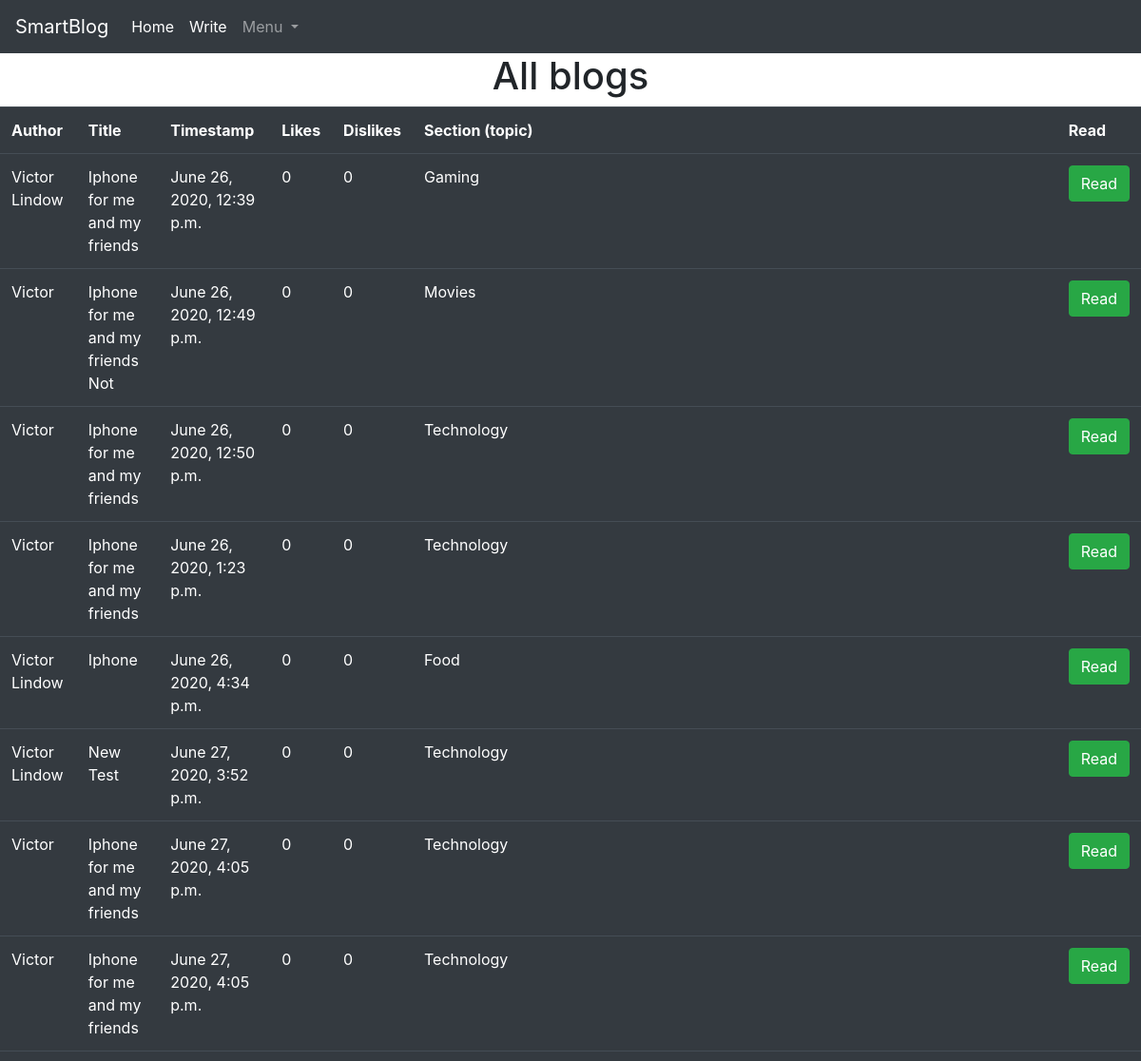
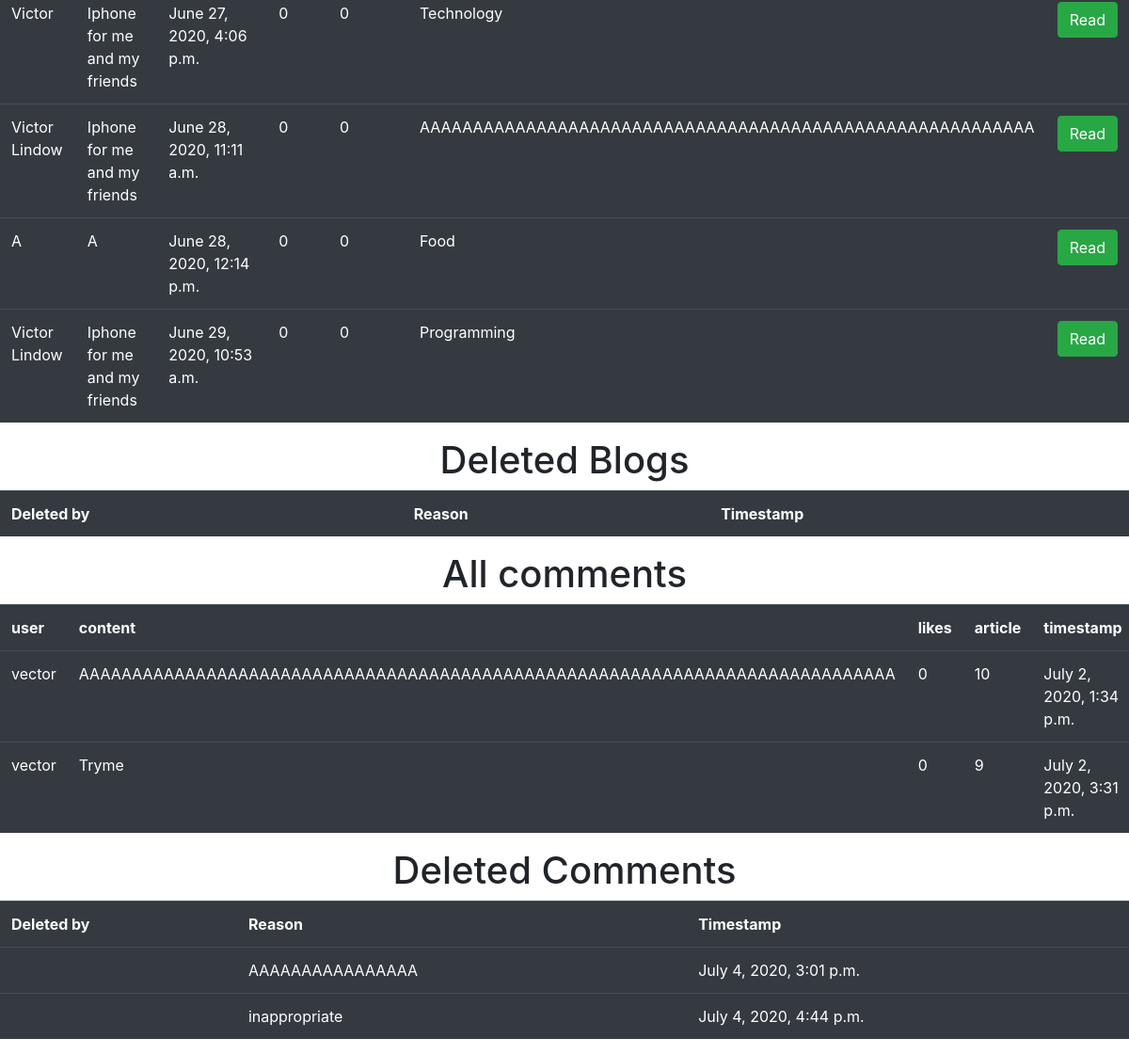
The app's page /dashboard/ (signed in), older data (2 pictures, top to bottom).
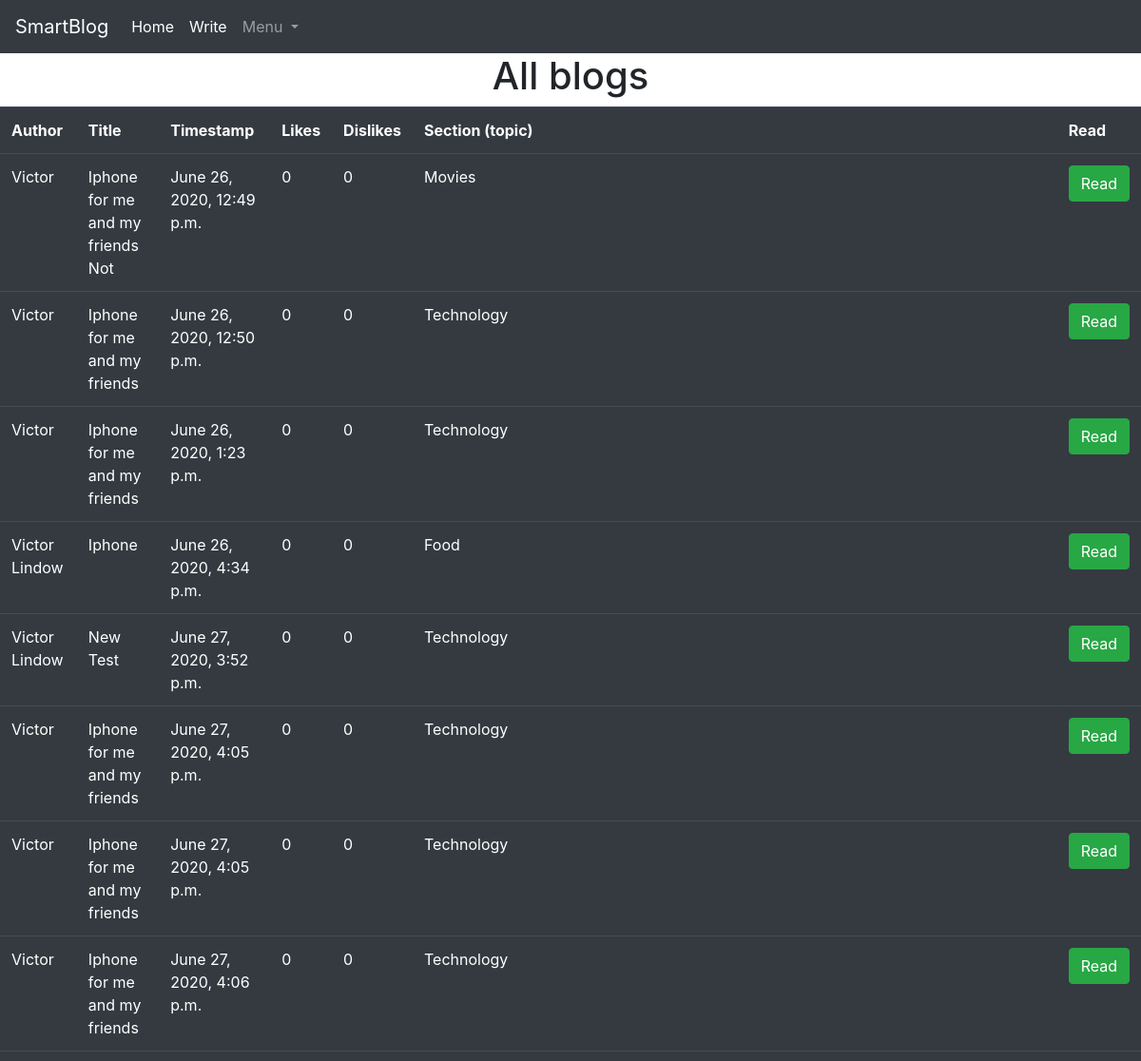
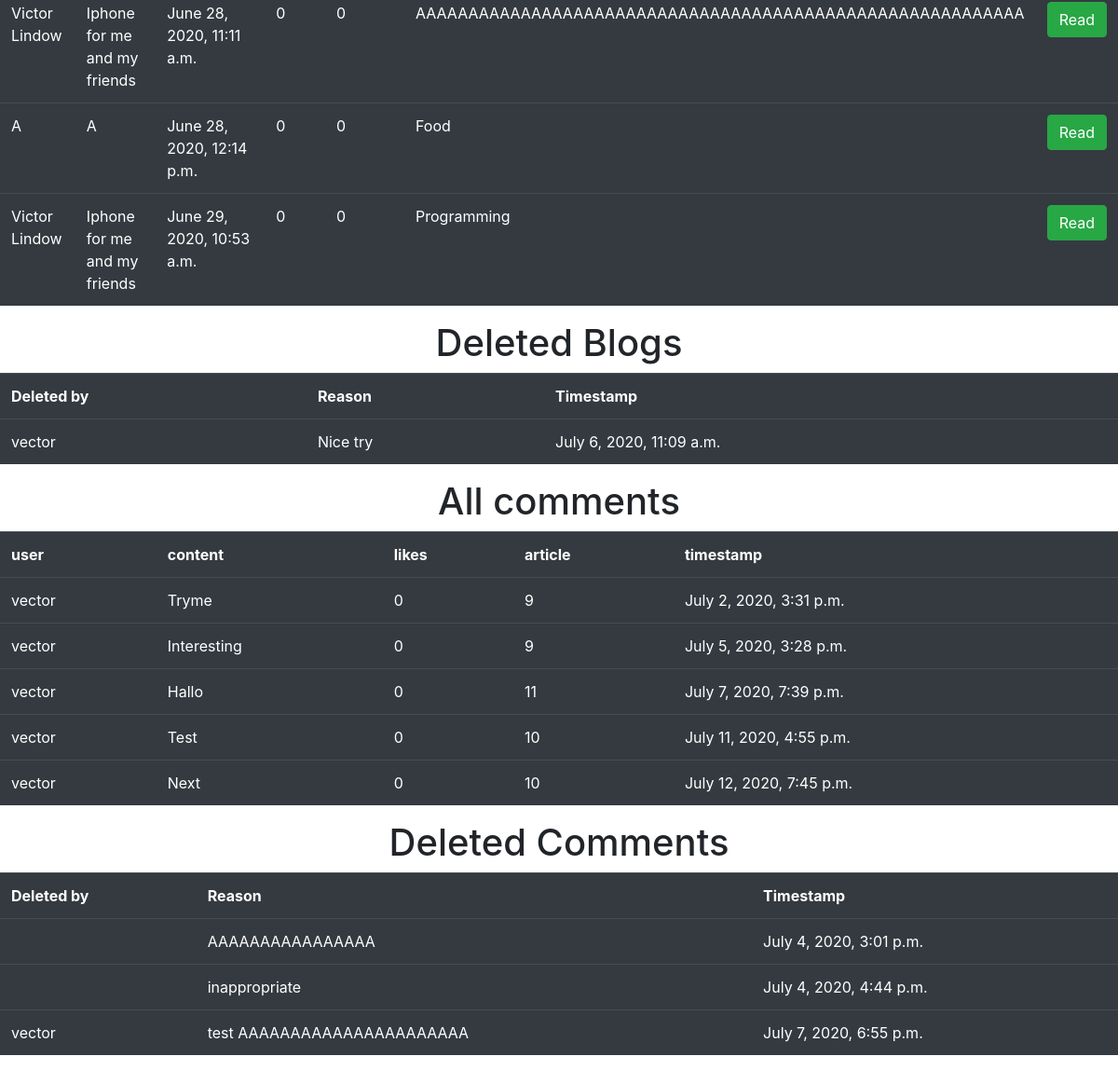
The same page, newer data (2 pictures, top to bottom).
### blog/models.py (models this page shows)
class Blog(models.Model):
    author = models.CharField(max_length=115, validators=[validate_name])
    title = models.CharField(max_length=250, validators=[validate_title])
    timestamp = models.DateTimeField(auto_now_add=True)
    likes = models.IntegerField(default=0)
    section = models.CharField(max_length=115)
    dislikes = models.IntegerField(default=0)
    short_version = models.CharField(max_length=1155, validators=[validate_shortversion])
    text = RichTextField(blank=True, null=True)
    image = models.ImageField(blank=True, upload_to="")
    class Meta:
        permissions = (
            ("can_write", "Can write"),
            ("can_read", "Can read"),
        )

class DeleteBlog(models.Model):
    deleted_by = models.CharField(max_length=115)
    reason = models.CharField(max_length=415, validators=[])
    timestamp = models.DateTimeField(auto_now_add=True)

### comments/models.py (models this page shows)
class Comment(models.Model):
    user = models.CharField(max_length=115)
    timestamp = models.DateTimeField(auto_now_add=True)
    content = models.CharField(max_length=1800, validators=[validate_content])
    likes = models.IntegerField(default=0)
    article = models.IntegerField(default=0)

class DeleteComment(models.Model):
    deleted_by = models.CharField(max_length=115)
    timestamp = models.DateTimeField(auto_now_add=True)
    reason = models.CharField(max_length=415, validators=[validate_reason])

### blog/views.py (the view)
# urls.py: path('dashboard/', dashboard, name="dashboard"),
def dashboard(response):
    blogs = Blog.objects.all()
    deleted_blogs = DeleteBlog.objects.all()
    comments = Comment.objects.all()
    deleted_comments = DeleteComment.objects.all()
    admins = User.objects.filter(groups__name='Admin')
    banned = User.objects.filter(groups__name='banned')
    context = {
        "blogs": blogs,
        "deleted_blogs": deleted_blogs,
        "comments": comments,
        "deleted_comments": deleted_comments,
        'admins': admins,
        'banned': banned
    }
    return render(response, "dashboard.html", context)

### blog/templatetags/auth_extras.py (called while the page is built)
@register.filter(name="has_group")
def has_group(user, group_name):
    group = Group.objects.get(name=group_name)
    return True if group in user.groups.all() else False

### blog/templates/dashboard.html (shortened to what this page needs)
{% extends 'base.html' %}
{% load auth_extras %}
{% block content %}
    {% if request.user|has_group:"Admin" %}
        <h1 style="text-align: center">All blogs</h1>
        <table class="table table-dark">
        <tr>
            <th>Author</th>
            <th>Title</th>
            <th>Timestamp</th>
            <th>Likes</th>
            <th>Dislikes</th>
            <th>Section (topic)</th>
            <th>Read</th>
        </tr>
        {% for objs in blogs %}
            <tr>
                <td>{{ objs.author }}</td>
                <td>{{ objs.title }}</td>
                <td>{{ objs.timestamp }}</td>
                <td>{{ objs.likes }}</td>
                <td>{{ objs.dislikes }}</td>
                <td>{{ objs.section }}</td>
                <td><a href="/blog/{{ objs.id }}"><button class="btn btn-success">Read</button></a></td>
            </tr>
        {% endfor %}
        </table>
        <h1 style="text-align: center">Deleted Blogs</h1>
        <table class="table table-dark">
        <tr>
            <th>Deleted by</th>
            <th>Reason</th>
            <th>Timestamp</th>
        </tr>
        {% for objs in deleted_blogs %}
            <tr>
                <td>{{ objs.deleted_by }}</td>
                <td>{{ objs.reason }}</td>
                <td>{{ objs.timestamp }}</td>
            </tr>
        {% endfor %}
        </table>
        <h1 style="text-align: center">All comments</h1>
        <table class="table table-dark">
        <tr>
            <th>user</th>
            <th>content</th>
            <th>likes</th>
            <th>article</th>
            <th>timestamp</th>
        </tr>
        {% for objs in comments %}
            <tr>
                <td>{{ objs.user }}</td>
                <td>{{ objs.content }}</td>
                <td>{{ objs.likes }}</td>
                <td>{{ objs.article }}</td>
                <td>{{ objs.timestamp }}</td>
            </tr>
        {% endfor %}
        </table>
        <h1 style="text-align: center">Deleted Comments</h1>
        <table class="table table-dark">
        <tr>
            <th>Deleted by</th>
            <th>Reason</th>
            <th>Timestamp</th>
        </tr>
        {% for objs in deleted_comments %}
            <tr>
                <td>{{ objs.deleted_by }}</td>
                <td>{{ objs.reason }}</td>
                <td>{{ objs.timestamp }}</td>
            </tr>
        {% endfor %}
        </table>
    {% else %}
        <h1 style="text-align: center">You are not allowed to see this site! Go back <a href="/home">here</a></h1>
    {% endif %}
{% endblock %}

### templates/base.html (shortened to what this page needs)
<!DOCTYPE html>
<html lang="en">
  {% load static %}
  <head>
    <link
      rel="stylesheet"
      href="https://stackpath.bootstrapcdn.com/bootstrap/4.5.0/css/bootstrap.min.css"
    />
    <link rel="stylesheet"  href="{% static "base.css" %}" />
    <nav class="navbar navbar-expand-lg navbar-dark bg-dark" id="navbar">
      <a class="navbar-brand" href="/home">SmartBlog</a>
      <div class="collapse navbar-collapse" id="navbarNavDropdown">
        <ul class="navbar-nav">
          <li class="nav-item active">
            <a class="nav-link" href="/home"
              >Home</a
            >
            <li class="nav-item active">
            <a class="nav-link" href="/create"
              >Write</a
            >
          <li class="nav-item dropdown">
            <a
              class="nav-link dropdown-toggle"
              href="#"
              id="navbarDropdownMenuLink"
              role="button"
              data-toggle="dropdown"
              aria-haspopup="true"
              aria-expanded="false"
            >
              Menu
            </a>
          </li>
        </ul>
      </div>
    </nav>
  </head>
  <body>
    {% if user.is_authenticated %}
        {% block content %} {% endblock %}
    {% else %}
        {% block extra %} {% endblock %}
    {% endif %}
  </body>
</html>

### static/base.css (style rules this page uses)
#navbar { position: relative; z-index: 5; }

Row changes from the older to the newer data that the page shows:
removed Blog: author "Victor Lindow", title "Iphone for me and my friends", timestamp "June 26, 2020, 12:39 p.m.", likes "0", dislikes "0", section "Gaming"
removed Comment: user "vector", content "AAAAAAAAAAAAAAAAAAAAAAAAAAAAAAAAAAAAAAAAAAAAAAAAAAAAAAAAAAAAAAAAAAAAAAAAAAAAA", likes "0", article "10", timestamp "July 2, 2020, 1:34 p.m."
added DeleteBlog: deleted_by "vector", reason "Nice try", timestamp "July 6, 2020, 11:09 a.m."
added Comment: user "vector", content "Interesting", likes "0", article "9", timestamp "July 5, 2020, 3:28 p.m."
added Comment: user "vector", content "Hallo", likes "0", article "11", timestamp "July 7, 2020, 7:39 p.m."
added Comment: user "vector", content "Test", likes "0", article "10", timestamp "July 11, 2020, 4:55 p.m."
added Comment: user "vector", content "Next", likes "0", article "10", timestamp "July 12, 2020, 7:45 p.m."
added DeleteComment: deleted_by "vector", reason "test AAAAAAAAAAAAAAAAAAAAAA", timestamp "July 7, 2020, 6:55 p.m."
